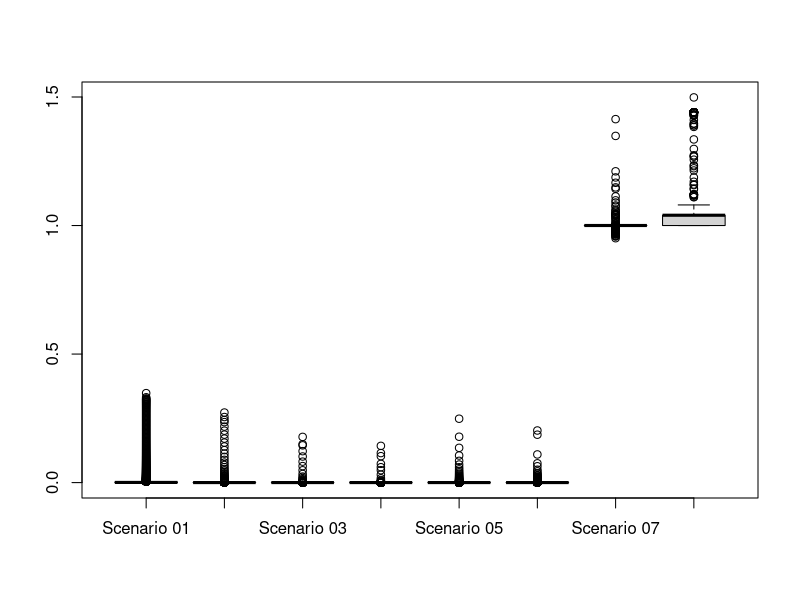

R code for this plot:
getwd()

scenario01_data = as.numeric(read.csv(
	file="scenario_01.csv",header=FALSE,sep=",")
)
scenario02_data = as.numeric(read.csv(
	file="scenario_02.csv",header=FALSE,sep=",")
)
scenario03_data = as.numeric(read.csv(
	file="scenario_03.csv",header=FALSE,sep=",")
)
scenario04_data = as.numeric(read.csv(
	file="scenario_04.csv",header=FALSE,sep=",")
)
scenario05_data = as.numeric(read.csv(
	file="scenario_05.csv",header=FALSE,sep=",")
)
scenario06_data = as.numeric(read.csv(
	file="scenario_06.csv",header=FALSE,sep=",")
)
scenario07_data = as.numeric(read.csv(
	file="scenario_07.csv",header=FALSE,sep=",")
)
scenario08_data = as.numeric(read.csv(
	file="scenario_08.csv",header=FALSE,sep=",")
)

# --- length
c(length(scenario01_data),length(scenario02_data),length(scenario03_data),
  length(scenario04_data),length(scenario05_data),length(scenario06_data),
  length(scenario07_data),length(scenario08_data))
# ---

# --- mean
c(mean(scenario01_data),mean(scenario02_data),mean(scenario03_data),
  mean(scenario04_data),mean(scenario05_data),mean(scenario06_data),
  mean(scenario07_data),mean(scenario08_data))
# ---

# --- median
c(median(scenario01_data),median(scenario02_data),median(scenario03_data),
  median(scenario04_data),median(scenario05_data),median(scenario06_data),
  median(scenario07_data),median(scenario08_data))
# ---

# --- sd
c(sd(scenario01_data),sd(scenario02_data),sd(scenario03_data),
  sd(scenario04_data),sd(scenario05_data),sd(scenario06_data),
  sd(scenario07_data),sd(scenario08_data))
# ---

# --- most frequent values - scenario01_data
sort(table(scenario01_data),decreasing=TRUE)[1:3]

# --- most frequent values - scenario02_data
sort(table(scenario02_data),decreasing=TRUE)[1:3]

# --- most frequent values - scenario03_data
sort(table(scenario03_data),decreasing=TRUE)[1:3]

# --- most frequent values - scenario04_data
sort(table(scenario04_data),decreasing=TRUE)[1:3]

# --- most frequent values - scenario05_data
sort(table(scenario05_data),decreasing=TRUE)[1:3]

# --- most frequent values - scenario06_data
sort(table(scenario06_data),decreasing=TRUE)[1:3]

# --- most frequent values - scenario07_data
sort(table(scenario07_data),decreasing=TRUE)[1:3]

# --- most frequent values - scenario08_data
sort(table(scenario08_data),decreasing=TRUE)[1:3]

svg("boxplot.svg",height = 10,width = 10)
boxplot(scenario01_data,scenario02_data,scenario03_data,
		scenario04_data,scenario05_data,scenario06_data,
		scenario07_data,scenario08_data,
		names=c("Scenario 01","Scenario 02","Scenario 03",
				"Scenario 04","Scenario 05","Scenario 06",
				"Scenario 07","Scenario 08"))
dev.off()

# --- t.test // scenario01_data - scenario02_data
c(mean(scenario01_data),mean(scenario02_data))
t.test(scenario01_data,scenario02_data)
# ---

# --- t.test // scenario01_data - scenario03_data
c(mean(scenario01_data),mean(scenario03_data))
t.test(scenario01_data,scenario03_data)
# ---

# --- t.test // scenario01_data - scenario04_data
c(mean(scenario01_data),mean(scenario04_data))
t.test(scenario01_data,scenario04_data)
# ---

# --- t.test // scenario01_data - scenario05_data
c(mean(scenario01_data),mean(scenario05_data))
t.test(scenario01_data,scenario05_data)
# ---

# --- t.test // scenario01_data - scenario06_data
c(mean(scenario01_data),mean(scenario06_data))
t.test(scenario01_data,scenario06_data)
# ---

# --- t.test // scenario01_data - scenario07_data
c(mean(scenario01_data),mean(scenario07_data))
t.test(scenario01_data,scenario07_data)
# ---

# --- t.test // scenario01_data - scenario08_data
c(mean(scenario01_data),mean(scenario08_data))
t.test(scenario01_data,scenario08_data)
# ---

# --- t.test // scenario02_data - scenario03_data
c(mean(scenario02_data),mean(scenario03_data))
t.test(scenario02_data,scenario03_data)
# ---

# --- t.test // scenario02_data - scenario04_data
c(mean(scenario02_data),mean(scenario04_data))
t.test(scenario02_data,scenario04_data)
# ---

# --- t.test // scenario02_data - scenario05_data
c(mean(scenario02_data),mean(scenario05_data))
t.test(scenario02_data,scenario05_data)
# ---

# --- t.test // scenario02_data - scenario06_data
c(mean(scenario02_data),mean(scenario06_data))
t.test(scenario02_data,scenario06_data)
# ---

# --- t.test // scenario02_data - scenario07_data
c(mean(scenario02_data),mean(scenario07_data))
t.test(scenario02_data,scenario07_data)
# ---

# --- t.test // scenario02_data - scenario08_data
c(mean(scenario02_data),mean(scenario08_data))
t.test(scenario02_data,scenario08_data)
# ---

# --- t.test // scenario03_data - scenario04_data
c(mean(scenario03_data),mean(scenario04_data))
t.test(scenario03_data,scenario04_data)
# ---

# --- t.test // scenario03_data - scenario05_data
c(mean(scenario03_data),mean(scenario05_data))
t.test(scenario03_data,scenario05_data)
# ---

# --- t.test // scenario03_data - scenario06_data
c(mean(scenario03_data),mean(scenario06_data))
t.test(scenario03_data,scenario06_data)
# ---

# --- t.test // scenario03_data - scenario07_data
c(mean(scenario03_data),mean(scenario07_data))
t.test(scenario03_data,scenario07_data)
# ---

# --- t.test // scenario03_data - scenario08_data
c(mean(scenario03_data),mean(scenario08_data))
t.test(scenario03_data,scenario08_data)
# ---

# --- t.test // scenario04_data - scenario05_data
c(mean(scenario04_data),mean(scenario05_data))
t.test(scenario04_data,scenario05_data)
# ---

# --- t.test // scenario04_data - scenario06_data
c(mean(scenario04_data),mean(scenario06_data))
t.test(scenario04_data,scenario06_data)
# ---

# --- t.test // scenario04_data - scenario07_data
c(mean(scenario04_data),mean(scenario07_data))
t.test(scenario04_data,scenario07_data)
# ---

# --- t.test // scenario04_data - scenario08_data
c(mean(scenario04_data),mean(scenario08_data))
t.test(scenario04_data,scenario08_data)
# ---

# --- t.test // scenario05_data - scenario06_data
c(mean(scenario05_data),mean(scenario06_data))
t.test(scenario05_data,scenario06_data)
# ---

# --- t.test // scenario05_data - scenario07_data
c(mean(scenario05_data),mean(scenario07_data))
t.test(scenario05_data,scenario07_data)
# ---

# --- t.test // scenario05_data - scenario08_data
c(mean(scenario05_data),mean(scenario08_data))
t.test(scenario05_data,scenario08_data)
# ---

# --- t.test // scenario06_data - scenario07_data
c(mean(scenario06_data),mean(scenario07_data))
t.test(scenario06_data,scenario07_data)
# ---

# --- t.test // scenario06_data - scenario08_data
c(mean(scenario06_data),mean(scenario08_data))
t.test(scenario06_data,scenario08_data)
# ---

# --- t.test // scenario07_data - scenario08_data
c(mean(scenario07_data),mean(scenario08_data))
t.test(scenario07_data,scenario08_data)
# ---